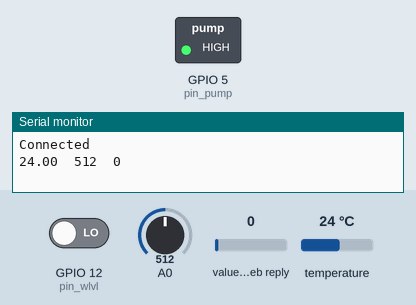
Recording of a sketch running on a simulated ESP8266 (NodeMCU). Parts: switched loads named in the sketch (green lamp = pin HIGH), the last lines printed to the serial monitor. The inputs (shaded band) are chosen by the test bench; at power-on: value in the web reply 0, GPIO 12 (pin_wlvl) LOW, A0 = 512, temperature 24 °C. WiFi joins after 1.5 s; servers stay silent unless stated; web services answer with replies made up by the test bench.

Above: at 2.7 s.
2.8 s: value in the web reply set to 2
At 9.7 s:
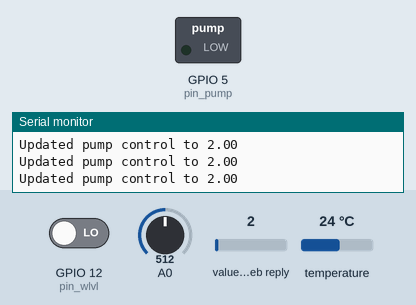
10.4 s: value in the web reply set to 25
Timing chart, 0 to 43.3 s (numbered marks = the images above; inputs shaded):
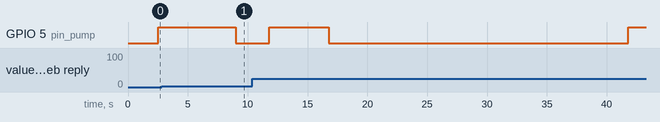

Measured:
- after the input at 2.8 s, GPIO 5 (pin_pump): HIGH → LOW after 6.2 s instead of 4.7 s

The sketch:

esp_main.ino
```cpp
// Include the libraries we need
#include <OneWire.h>
#include <DallasTemperature.h>
#include "ThingSpeak.h"

#include <ESP8266WiFi.h>

#include <DNSServer.h>
#include <ESP8266WebServer.h>
#include <WiFiManager.h>         //https://github.com/tzapu/WiFiManager

#include <Ticker.h>

Ticker flipper;

#define DEBUG

// hardware settings
int pin_load = 4,
    pin_pump = 5,
    pin_temp = 0,
    pin_wlvl = 12;

// ThingSpeak Settings
const int channelID_write = 266364;
const int channelID = 264988;
const char* writeAPIKey = "O330OOGZLJGD0HPG"; // write API key for your ThingSpeak Channel
const char* server = "api.thingspeak.com";

WiFiClient client;

// Setup a oneWire instance to communicate with any OneWire devices (not just Maxim/Dallas temperature ICs)
OneWire oneWire(pin_temp);

// Pass our oneWire reference to Dallas Temperature.
DallasTemperature sensors(&oneWire);

float pump_ctrl = 10; // seconds to keep pump off

volatile bool pump_state = false;
volatile long timer_count = 0;

void cycle_pump(void) {

  pump_state = !pump_state;
  if (pump_ctrl != 1 && pump_ctrl != 100)
    digitalWrite(pin_pump, pump_state);
  else
    digitalWrite(pin_pump, pump_ctrl == 1 ? HIGH : LOW);

  flipper.attach(pump_state ? 5 : pump_ctrl, cycle_pump);
}

/*
 * The setup function. We only start the sensors here
 */
void setup(void)
{
  // start serial port
  Serial.begin(9600);
  pinMode(pin_pump, OUTPUT);

  // Start up the library
  sensors.begin();

  WiFiManager wifiManager;
//  WiFi.begin(ssid, password);
  wifiManager.autoConnect("SmartPlanter0001");

  while (WiFi.status() != WL_CONNECTED) {
    delay(500);
    Serial.println("Trying to connect...");
  }
  Serial.println("Connected");

  ThingSpeak.begin(client);

  flipper.attach(1, cycle_pump);
  pinMode(pin_wlvl, INPUT);
}

/*
 * Main function, get and show the temperature
 */
void loop(void)
{

  // post
  static long t3 = millis();
  if(millis() >= t3) {
    // read sensors
    int bright = analogRead(A0);
    sensors.requestTemperatures(); // Send the command to get temperatures
    float temp = sensors.getTempCByIndex(0);
    int level = pulseIn(pin_wlvl, HIGH, 100000);

    ThingSpeak.setField(1, temp);
    ThingSpeak.setField(2, bright);
    ThingSpeak.setField(3, int(pump_ctrl));
    ThingSpeak.setField(4, level);

    if( ThingSpeak.writeFields(channelID, writeAPIKey) == 200 ) { // success
      Serial.println(String(temp) + '\t' + bright + '\t' + level);
      t3 = millis() + 15000;
    }
    else
      Serial.println("Could not write to the cloud");
  }


  // update states
  static long t4 = millis();
  if(millis() >= t4) {
    float reading = ThingSpeak.readFloatField(channelID_write, 1);
    if (reading != 0) {

      if(pump_ctrl != reading) {
        pump_state = false;
        pump_ctrl = reading;
        flipper.attach(1, cycle_pump);
      }
      pump_ctrl = reading;

      t4 = millis() + 1000;
      Serial.println(String("Updated pump control to ") + pump_ctrl);
    }
    else
      Serial.println("Could not read from cloud");
  }

}
```
